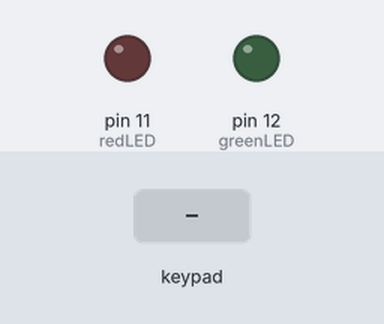
Simulated run of this sketch. Board: Arduino Uno, built with avr-gcc and run on an emulated ATmega328P. On the bench: output pins drawn as LEDs (lit = HIGH). The inputs (shaded band) are chosen by the test bench.

Above: at 1.2 s.
1.3 s: key '#' pressed
At 2.6 s:
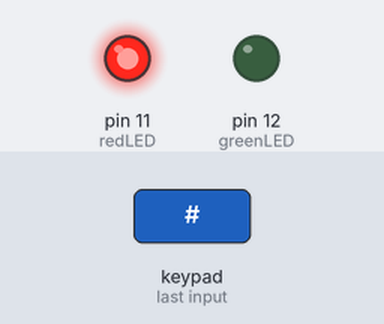
4.3 s: keypad keys 1 2 3 4 # pressed 0.4 s apart
At 7.2 s:
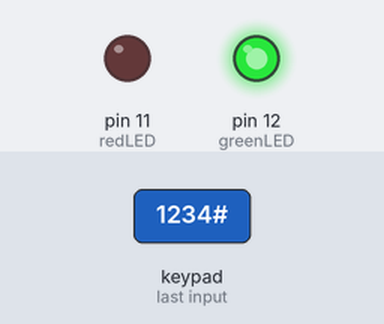
Timing chart, 0 to 10.4 s (numbered marks = the images above; inputs shaded):
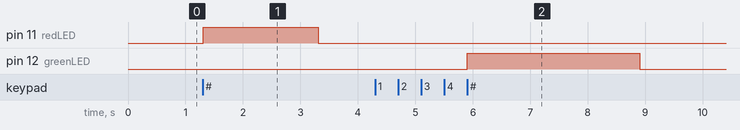

The sketch:

sketch_jun19a.ino
```cpp
#include <Keypad.h>

const byte ROWS = 4;
const byte COLS = 3;

char keys[ROWS][COLS] =
{
  {'1','2','3'},
  {'4','5','6'},
  {'7','8','9'},
  {'*','0','#'}
};

byte rowPins[ROWS] = {0,1,2,3};
byte colPins[COLS] = {4,5,6};

Keypad keypad = Keypad(makeKeymap(keys),
                       rowPins,
                       colPins,
                       ROWS,
                       COLS);

String password = "1234";
String enteredPassword = "";

int greenLED = 12;
int redLED = 11;

void setup()
{
  pinMode(greenLED, OUTPUT);
  pinMode(redLED, OUTPUT);

}

void loop()
{
  char key = keypad.getKey();

  if(key)
  {
    if(key == '#')
    {
      if(enteredPassword == password)
      {
        digitalWrite(greenLED, HIGH);
        digitalWrite(redLED, LOW);

        delay(3000);

        digitalWrite(greenLED, LOW);
      }
      else
      {
        digitalWrite(redLED, HIGH);
        delay(2000);
        digitalWrite(redLED, LOW);
      }

      enteredPassword = "";
    }

    else if(key == '*')
    {
      enteredPassword = "";
    }

    else
    {
      enteredPassword += key;
    }
  }
}
```

Measured:
- after the input at 1.3 s, pin 11 (redLED): LOW → HIGH at once, → LOW 2.0 s later
- after the input at 4.3 s, pin 12 (greenLED): LOW → HIGH after 1.6 s, → LOW 3.0 s later
